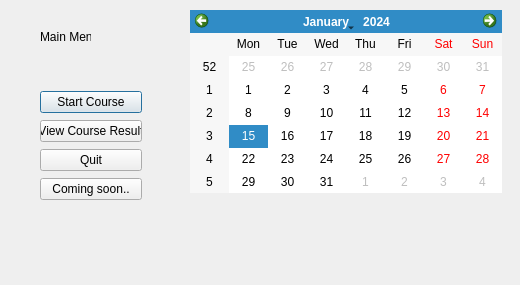
<?xml version="1.0" encoding="UTF-8"?>
<ui version="4.0">
 <class>CourseMenu</class>
 <widget class="QDialog" name="CourseMenu">
  <property name="geometry">
   <rect>
    <x>0</x>
    <y>0</y>
    <width>520</width>
    <height>285</height>
   </rect>
  </property>
  <property name="windowTitle">
   <string>Dialog</string>
  </property>
  <widget class="QLabel" name="label">
   <property name="geometry">
    <rect>
     <x>40</x>
     <y>30</y>
     <width>51</width>
     <height>13</height>
    </rect>
   </property>
   <property name="text">
    <string>Main Menu</string>
   </property>
  </widget>
  <widget class="QCalendarWidget" name="calendarWidget">
   <property name="geometry">
    <rect>
     <x>190</x>
     <y>10</y>
     <width>312</width>
     <height>183</height>
    </rect>
   </property>
  </widget>
  <widget class="QWidget" name="layoutWidget">
   <property name="geometry">
    <rect>
     <x>40</x>
     <y>90</y>
     <width>102</width>
     <height>112</height>
    </rect>
   </property>
   <layout class="QVBoxLayout" name="verticalLayout">
    <item>
     <widget class="QPushButton" name="startCourse">
      <property name="text">
       <string>Start Course</string>
      </property>
     </widget>
    </item>
    <item>
     <widget class="QPushButton" name="viewCourseResult">
      <property name="text">
       <string>View Course Result</string>
      </property>
     </widget>
    </item>
    <item>
     <widget class="QPushButton" name="Quit">
      <property name="text">
       <string>Quit</string>
      </property>
     </widget>
    </item>
    <item>
     <widget class="QPushButton" name="ComingSoon">
      <property name="text">
       <string>Coming soon..</string>
      </property>
     </widget>
    </item>
   </layout>
  </widget>
 </widget>
 <resources/>
 <connections>
  <connection>
   <sender>Quit</sender>
   <signal>clicked()</signal>
   <receiver>CourseMenu</receiver>
   <slot>close()</slot>
   <hints>
    <hint type="sourcelabel">
     <x>102</x>
     <y>162</y>
    </hint>
    <hint type="destinationlabel">
     <x>274</x>
     <y>230</y>
    </hint>
   </hints>
  </connection>
 </connections>
</ui>
